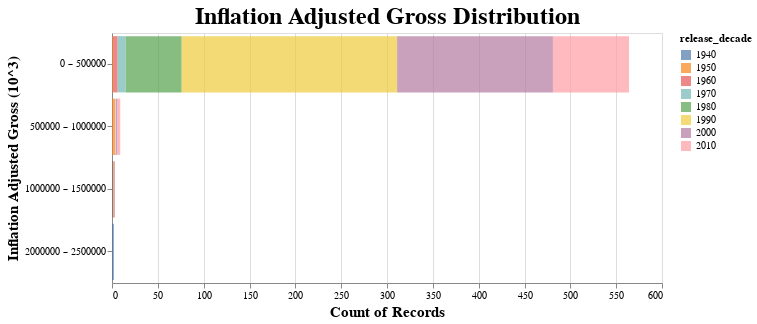

Source (notebook cell):
### Markdown cell above
There's a single movie which was released and this is `Disney` highest inflation-adjusted grossing film of all time. Let's remove this from the effective dataframe visualized in the histogram.

### Code cell
effective_df = complete_df.query(f'release_decade != 1930')
plot_histogram(effective_df, feature = 'inflation_adjusted_gross', target = 'release_decade', maxbins=10)

### Figure 1 — Vega-Lite specification as saved in the notebook (floating-point values rounded to 4 significant figures; data arrays with more than 128 entries replaced by an {"elided": "..."} marker saying what was removed)
{"config": {"view": {"continuousWidth": 400, "continuousHeight": 300}, "axis": {"labelFontSize": 10, "titleFontSize": 15}, "title": {"fontSize": 24}}, "data": {"name": "data-dd43e6d8b9757f0ea939387275c31c3d"}, "mark": {"type": "bar", "opacity": 0.7}, "encoding": {"color": {"field": "release_decade", "legend": {"title": "release_decade"}, "type": "nominal"}, "x": {"aggregate": "count", "stack": true, "type": "quantitative"}, "y": {"axis": {"title": "Inflation Adjusted Gross (10^3)"}, "bin": {"maxbins": 10}, "field": "feature_display", "type": "nominal"}}, "height": 250, "title": "Inflation Adjusted Gross Distribution", "width": 550, "$schema": "https://vega.github.io/schema/vega-lite/v4.17.0.json", "datasets": {"data-dd43e6d8b9757f0ea939387275c31c3d": {"elided": "578 records"}}}
